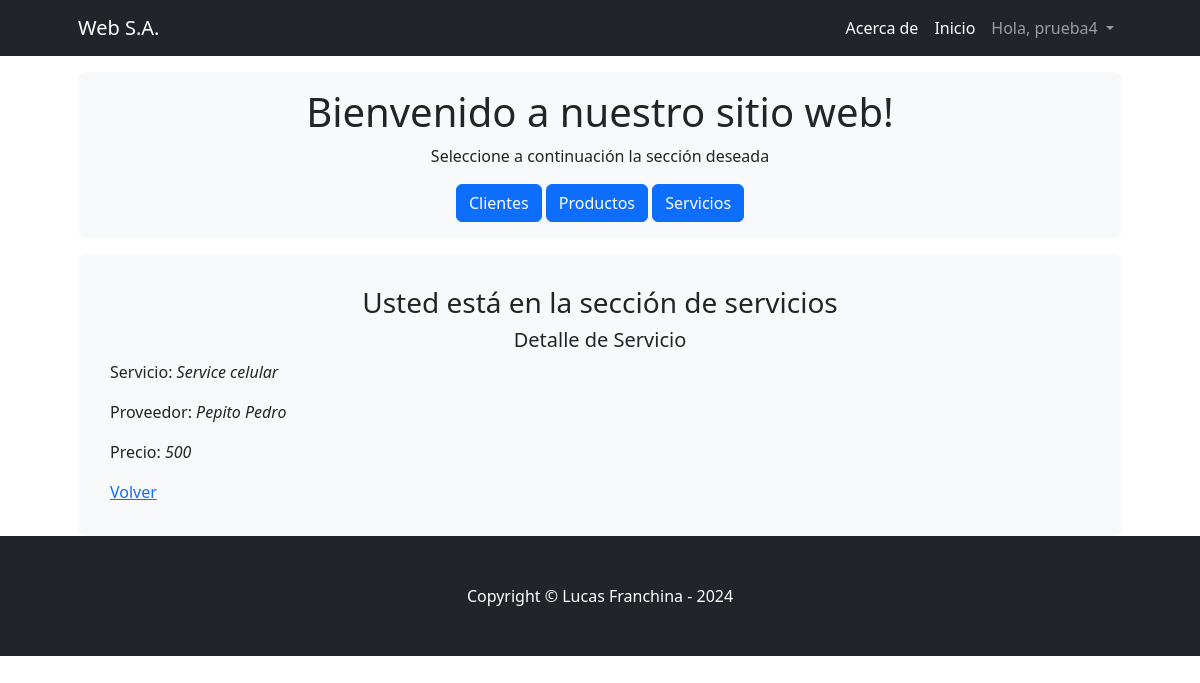
/Appventas/servicios/1 (signed in), run on the app's committed database.
### Appventas/models.py (models this page shows, shortened)
class Servicios(models.Model):
    servicio = models.CharField(max_length=30)
    precio = models.IntegerField()
    proveedor = models.CharField(max_length=30)
    class Meta:
        verbose_name = "Servicio"
        verbose_name_plural = "Servicios"

### Appventas/views.py (the view)
# urls.py: path('servicios/<pk>', views.serviciosdetalle.as_view(), name='serviciosdetalle'),
class serviciosdetalle(LoginRequiredMixin, DetailView):
    model = Servicios
    template_name = 'appventas/serviciosdetalle.html'

### Appventas/templates/appventas/serviciosdetalle.html (shortened to what this page needs)
<!DOCTYPE html>
<html lang="en">
<head>
</head>
<body>
    {% extends "appventas/padre.html" %}
    {% load static %}
    {% block contenidoQueCambia %}
    <div class="container px-lg-5">
        <div class="p-2 p-lg-3 bg-light rounded-3 text-center">
            <div class="m-2 m-lg-3">
                <h3>Usted está en la sección de servicios</h3>
                <h5>Detalle de Servicio</h5>
                <div style="text-align: left;">
                <p>Servicio: <i>{{object.servicio}}</i></p>
                <p>Proveedor: <i>{{object.proveedor}}</i></p>
                <p>Precio: <i>{{object.precio}}</i></p>
                <a href="{% url 'listaservicios' %}">Volver</a>
            </div>
            </div>
        </div>
    </div>
    {% endblock %}

### Appventas/templates/appventas/padre.html (shortened to what this page needs)
{% load static %}
<!DOCTYPE html>
<html lang="en">
    <head>
        <link href="https://cdn.jsdelivr.net/npm/bootstrap-icons@1.4.1/font/bootstrap-icons.css" rel="stylesheet" />
        <link href="{% static 'appventas/css/styles.css' %}" rel="stylesheet" />
    </head>
    <body>
        <nav class="navbar navbar-expand-lg navbar-dark bg-dark">
            <div class="container px-lg-5">
                <a class="navbar-brand" href="{% url 'inicio' %}">Web S.A.</a>
                <div class="collapse navbar-collapse" id="navbarSupportedContent">
                    <ul class="navbar-nav ms-auto mb-2 mb-lg-0">
                        <li class="nav-item"><a class="nav-link active" aria-current="page" href="{% url 'about' %}">Acerca de</a></li>
                        <li class="nav-item"><a class="nav-link active" aria-current="page" href="{% url 'inicio' %}">Inicio</a></li>
                        <li class="nav-item dropdown">
                            <a class="nav-link dropdown-toggle" href="#" id="navbarDropdown" role="button" data-bs-toggle="dropdown" aria-expanded="false">
                                {% if user.is_authenticated %}
                                    Hola, {{ user.username }}
                                {% else %}
                                    Usuario
                                {% endif %}
                            </a>
                        </li>
                    </ul>
                </div>
            </div>
        </nav>
        <header class="py-3">
            <div class="container px-lg-5">
                <div class="p-1 p-lg-2 bg-light rounded-3 text-center">
                    <div class="m-1 m-lg-2">
                        <h1 class="custom-heading">Bienvenido a nuestro sitio web!</h1>
                        <p class="custom-paragraph">Seleccione a continuación la sección deseada</p>
                        <a class="btn btn-primary custom-button" href="{% url 'listaclientes' %}">Clientes</a>
                        <a class="btn btn-primary custom-button" href="{% url 'listaproductos' %}">Productos</a>
                        <a class="btn btn-primary custom-button" href="{% url 'listaservicios' %}">Servicios</a>
                    </div>
                </div>
            </div>
        </header>
        {% block contenidoQueCambia %}{% endblock %}
        <footer class="py-5 bg-dark">
            <div class="container"><p class="m-0 text-center text-white">Copyright &copy; Lucas Franchina - 2024</p></div>
        </footer>
    </body>
</html>

### data on the page
Servicios: servicio "Service celular", proveedor "Pepito Pedro", precio "500"

### other printed values
{{ user.username }} "prueba4"
